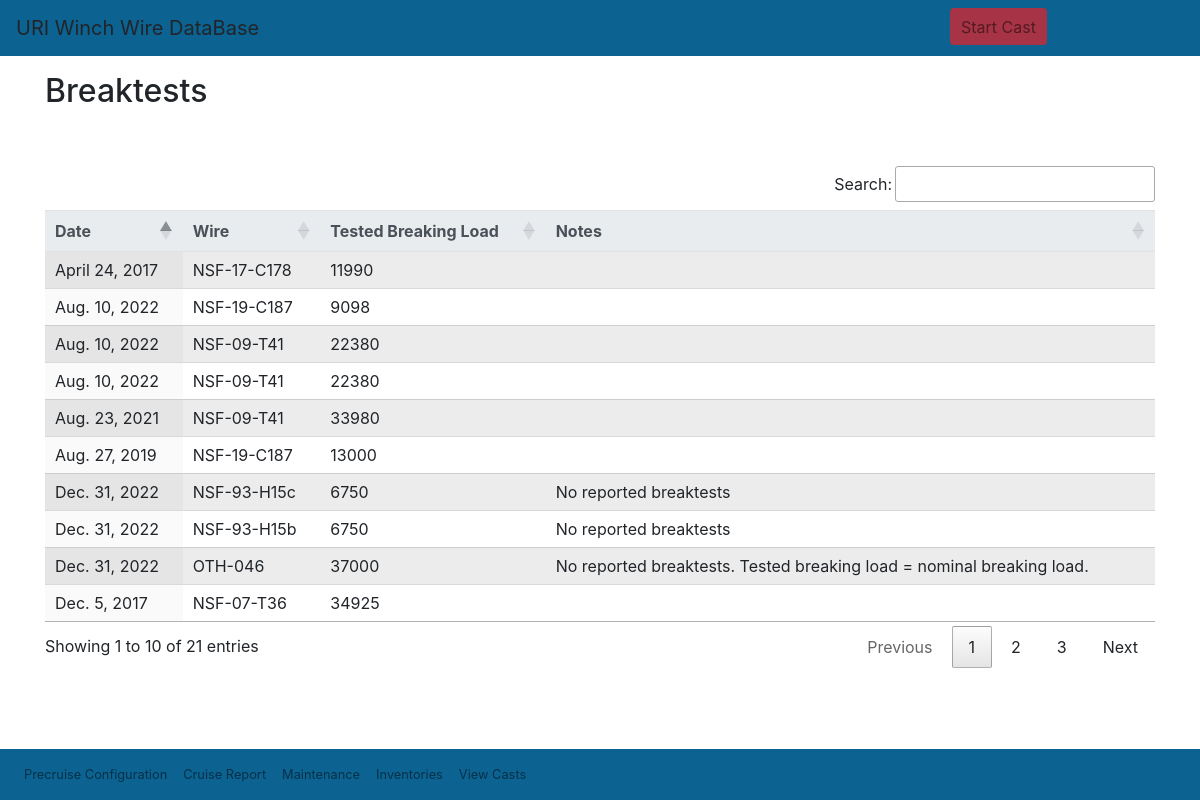
/wwdb/reports/breaktestlist/, run on the app's committed database.
### wwdb/models.py (models this page shows, shortened)
class Breaktest(models.Model):
    id = models.AutoField(db_column='Id', primary_key=True, blank=True, null=False)  # Field name made lowercase.
    wire = models.ForeignKey('Wire', models.DO_NOTHING, db_column='WireId', blank=True, null=True, verbose_name='Wire', related_name='wire_break_test')  # Field name made lowercase.
    date = models.DateField(db_column='Date', blank=True, null=True, verbose_name='Date', validators=[MaxValueValidator(limit_value=date.today)])  # Field name made lowercase.
    testedbreakingload = models.IntegerField(db_column='TestedBreakingLoad', blank=True, null=True, verbose_name='Tested breaking load')  # Field name made lowercase.
    notes = models.TextField(db_column='Notes', blank=True, null=True, verbose_name='Notes')  # Field name made lowercase.
    class Meta:
        managed = True
        db_table = 'BreakTest'
        verbose_name_plural = "BreakTest"

class Wire(models.Model):
    id = models.AutoField(db_column='Id', primary_key=True, blank=True, null=False)  # Field name made lowercase.
    wirerope = models.ForeignKey(WireRopeData, models.DO_NOTHING, db_column='WireRopeId', blank=True, null=True, verbose_name='Wire rope data id')  # Field name made lowercase.
    winch = models.ForeignKey(Winch, models.DO_NOTHING, db_column='WinchId', blank=True, null=True, verbose_name='Winch', related_name='reverse_wire')  # Field name made lowercase.
    manufacturerid = models.TextField(db_column='ManufacturerId', blank=True, null=True, verbose_name='Manufacturer id')  # Field name made lowercase.
    nsfid = models.TextField(db_column='NsfId', blank=True, null=True, verbose_name='NSF id')  # Field name made lowercase.
    dateacquired = models.DateTimeField(db_column='DateAcquired', blank=True, null=True, verbose_name='Date Acquired', validators=[MaxValueValidator(limit_value=datetime.today)])  # Field name made lowercase.
    notes = models.TextField(db_column='Notes', blank=True, null=True, verbose_name='notes')  # Field name made lowercase.
    status = models.BooleanField(db_column='Status', blank=True, null=True, verbose_name='Status')
    drums = models.ManyToManyField(Drum, through='WireDrum', related_name='loaded_wires', verbose_name='Drum')
    factorofsafety = models.ForeignKey(FactorOfSafety, models.DO_NOTHING, db_column='FactorofSafety', blank=True, null=True, related_name='wirefactorofsafety', verbose_name='Factor of safety')  # Field name made lowercase.
    dryendtag = models.IntegerField(db_column='DryEndTag', blank=True, null=True, verbose_name='Dry end tag value (m)')  # Field name made lowercase.
    class Meta:
        managed = True
        db_table = 'Wire'
        verbose_name_plural = "Wire"
    def __str__(self):
        return str(self.nsfid)

### wwdb/views.py (the view)
# urls.py: path('reports/breaktestlist/', views.breaktestlist, name='breaktestlist'),
def breaktestlist(request):
    break_test = Breaktest.objects.order_by('-date')
    context = {
        'break_test': break_test,
        }
    return render(request, 'reports/breaktestlist.html', context=context)

### wwdb/templates/reports/breaktestlist.html (shortened to what this page needs)
<!DOCTYPE html>
{% extends "wwdb/base.html" %}
{% block content %}
<h2>Breaktests</h2>
<table id="" class="display table table-striped">
    <thead class="thead-light">
        <tr>
            <th>Date</th>
            <th>Wire</th>
            <th>Tested Breaking Load</th>
            <th>Notes</th>
        </tr>
    </thead>
    {% for breaktest in break_test %}
    <tr>
        <td>{{breaktest.date}}</td>
        <td>{{breaktest.wire}}</td>
        <td>{{breaktest.testedbreakingload}}</td>
        <td>{{breaktest.notes}}</td>
    </tr>
    {% endfor %}
</table>
{% endblock %}

### data on the page
Breaktest: date "Dec. 31, 2022", wire "NSF-93-H15c", testedbreakingload "6750", notes "No reported breaktests"
Breaktest: date "Dec. 31, 2022", wire "NSF-93-H15b", testedbreakingload "6750", notes "No reported breaktests"
Breaktest: date "Dec. 31, 2022", wire "OTH-046", testedbreakingload "37000", notes "No reported breaktests. Tested breaking load = nominal breaking load."
Breaktest: date "Aug. 10, 2022", wire "NSF-19-C187", testedbreakingload "9098"
Breaktest: date "Aug. 10, 2022", wire "NSF-09-T41", testedbreakingload "22380"
Breaktest: date "Aug. 10, 2022", wire "NSF-09-T41", testedbreakingload "22380"
Breaktest: date "Aug. 23, 2021", wire "NSF-09-T41", testedbreakingload "33980"
Breaktest: date "Aug. 27, 2019", wire "NSF-19-C187", testedbreakingload "13000"
Breaktest: date "Dec. 5, 2017", wire "NSF-07-T36", testedbreakingload "34925"
Breaktest: date "April 24, 2017", wire "NSF-17-C178", testedbreakingload "11990"
